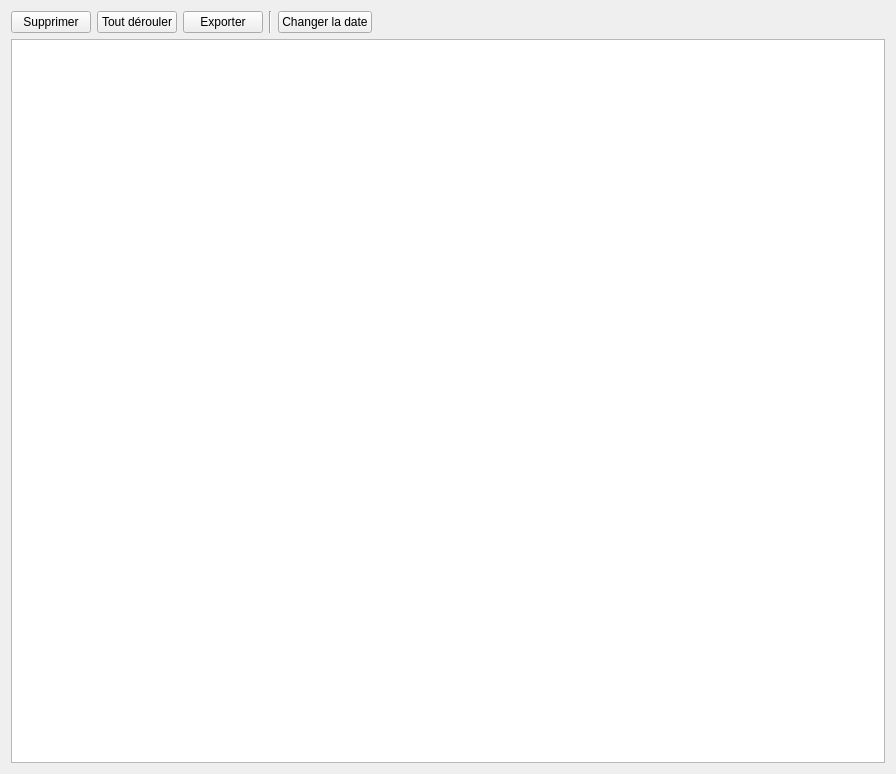
<?xml version="1.0" encoding="UTF-8"?>
<ui version="4.0">
 <class>WidgetRefunds</class>
 <widget class="QWidget" name="WidgetRefunds">
  <property name="geometry">
   <rect>
    <x>0</x>
    <y>0</y>
    <width>896</width>
    <height>774</height>
   </rect>
  </property>
  <property name="windowTitle">
   <string>Remboursements</string>
  </property>
  <layout class="QVBoxLayout" name="verticalLayout">
   <item>
    <layout class="QHBoxLayout" name="horizontalLayout_3">
     <item>
      <widget class="QPushButton" name="buttonRemove">
       <property name="text">
        <string>Supprimer</string>
       </property>
      </widget>
     </item>
     <item>
      <widget class="QPushButton" name="buttonExpandAll">
       <property name="text">
        <string>Tout dérouler</string>
       </property>
      </widget>
     </item>
     <item>
      <widget class="QPushButton" name="buttonExport">
       <property name="toolTip">
        <string>Exporter au format CSV</string>
       </property>
       <property name="text">
        <string>Exporter</string>
       </property>
      </widget>
     </item>
     <item>
      <widget class="Line" name="line">
       <property name="orientation">
        <enum>Qt::Vertical</enum>
       </property>
      </widget>
     </item>
     <item>
      <widget class="QPushButton" name="buttonChangeDate">
       <property name="text">
        <string>Changer la date</string>
       </property>
      </widget>
     </item>
     <item>
      <spacer name="horizontalSpacer_4">
       <property name="orientation">
        <enum>Qt::Horizontal</enum>
       </property>
       <property name="sizeHint" stdset="0">
        <size>
         <width>40</width>
         <height>20</height>
        </size>
       </property>
      </spacer>
     </item>
    </layout>
   </item>
   <item>
    <widget class="QTreeView" name="treeViewRefunds"/>
   </item>
  </layout>
 </widget>
 <resources/>
 <connections/>
</ui>
